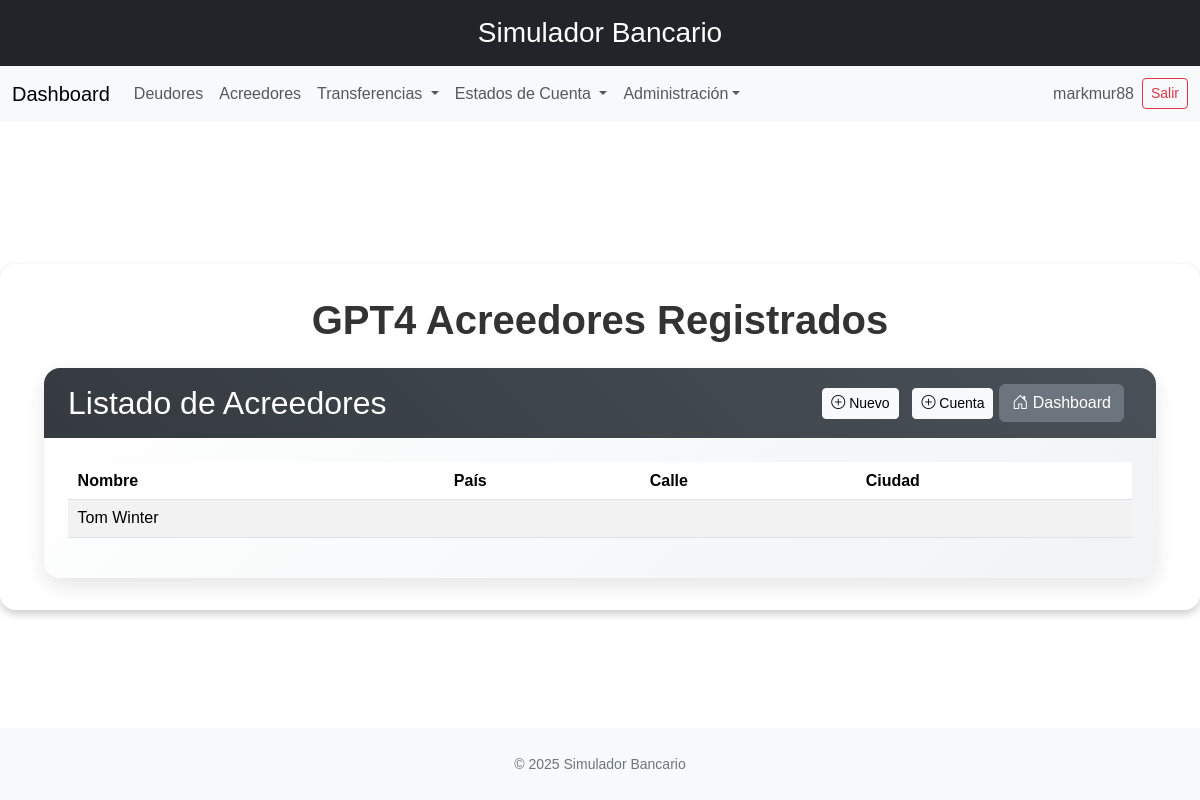
Page /gpt4/acreedores/ (signed in) on the earlier database version.
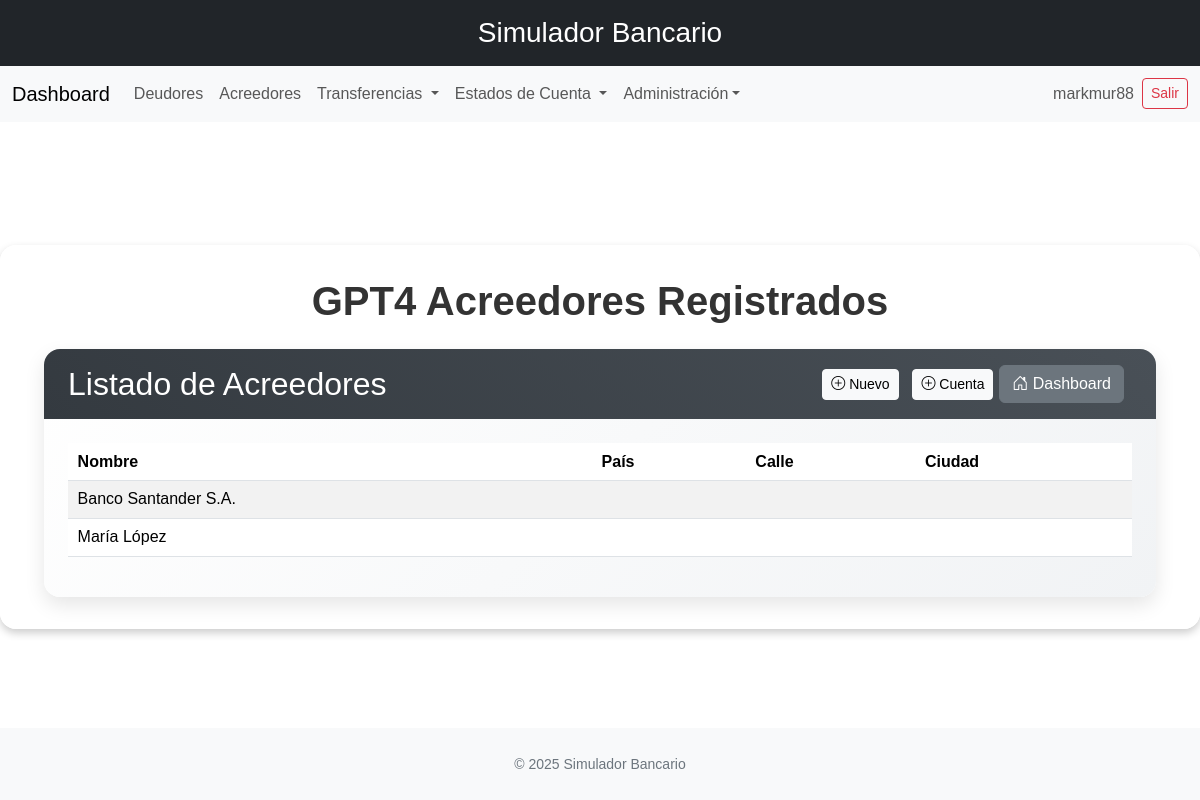
Same page on the later database version.
### banco/models.py (models this page shows, shortened)
class Party(models.Model):
    name = models.CharField(max_length=70, unique=True)
    address = models.OneToOneField(
        PostalAddress,
        on_delete=models.CASCADE,
        related_name="%(class)ss_address"
    )
    class Meta:
        abstract = True
        app_label = 'banco'

class Creditor(Party):
    class Meta(Party.Meta):
        db_table = 'sim_creditor'
        app_label = 'banco'

### banco/gpt_views.py (the view)
# urls.py: path('gpt4/acreedores/', gpt_views.CreditorListView.as_view(), name='list_creditorsGPT4'),
class CreditorListView(LoginRequiredMixin, generic.ListView):
    model = Creditor
    template_name = 'api/GPT4/list_creditors.html'
    context_object_name = 'creditors'

### banco/templates/api/GPT4/list_creditors.html (shortened to what this page needs)
{% extends 'base.html' %}
{% block content %}
<div class="container-fluid">
  <h1 class="text-center display-6 fw-bold mb-4">GPT4 Acreedores Registrados</h1>
  <div class="card custom-card">
    <div class="custom-card-header d-flex justify-content-between align-items-center">
      <h2 class="mb-0">Listado de Acreedores</h2>
      <div>
        <a href="{% url 'create_creditorGPT4' %}" class="btn btn-light btn-sm me-2">
          <i class="bi bi-plus-circle"></i> Nuevo
        </a>
        <a href="{% url 'create_creditor_accountGPT4' %}" class="btn btn-light btn-sm">
          <i class="bi bi-plus-circle"></i> Cuenta
        </a>
        <a href="{% url 'dashboard' %}" class="btn btn-secondary me-2">
            <i class="bi bi-house-door"></i> Dashboard
        </a>
      </div>
    </div>
    <div class="card-body custom-card-body">
      <div class="table-responsive">
        <table class="table table-sm table-striped table-hover align-middle table-custom">
          <thead>
            <tr>
              <th>Nombre</th>
              <th>País</th>
              <th>Calle</th>
              <th>Ciudad</th>
            </tr>
          </thead>
          <tbody>
            {% for creditor in creditors %}
            <tr>
              <td>{{ creditor.name }}</td>
              <td>{{ creditor.postal_address_country }}</td>
              <td>{{ creditor.postal_address_street }}</td>
              <td>{{ creditor.postal_address_city }}</td>
            </tr>
            {% endfor %}
          </tbody>
        </table>
      </div>
    </div>
  </div>
</div>
{% endblock %}

Differences in the rows shown:
changed Creditor: name "Tom Winter" → "Banco Santander S.A."
added Creditor: name "María López"
